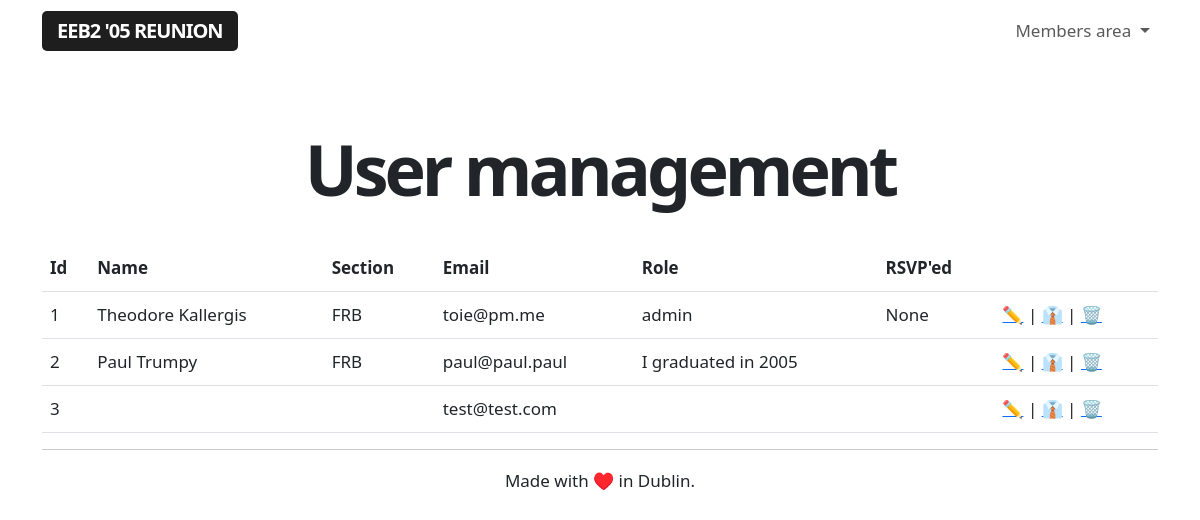
Before: /admin/users (signed in) with the older database file.
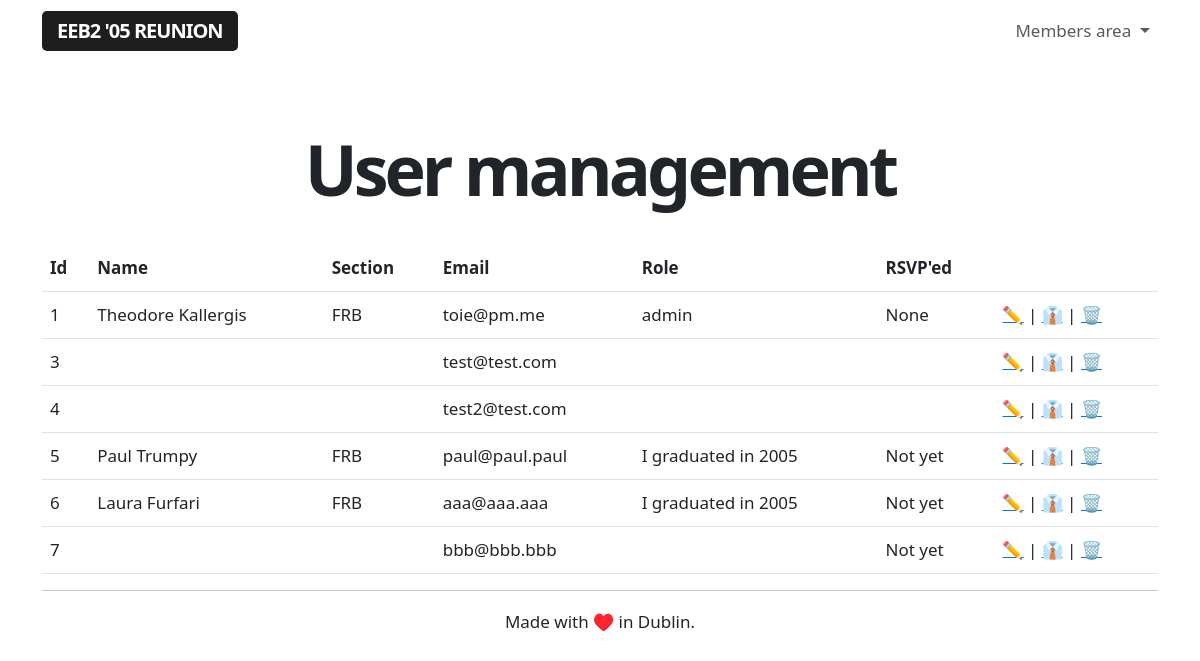
After: the same page with the newer database file.
### app/models.py (models this page shows, shortened)
class User(UserMixin, db.Model):
    id = db.Column(db.Integer, primary_key=True)
    username = db.Column(db.String(64), index=True, unique=True)
    name = db.Column(db.String(64), index=True, unique=False)
    section = db.Column(db.String(64), index=True, unique=False)
    email = db.Column(db.String(120), index=True, unique=True)
    password_hash = db.Column(db.String(128))
    role = db.Column(db.String(64), index=True, unique=False)
    rsvp = db.Column(db.String(64), index=True, unique=False)

### app/routes.py (the view)
@app.route('/admin/users', methods=['GET'])
@login_required
def adminusermanagement():
    if current_user.role == 'admin':
        users = User.query.order_by(User.id.asc())
    else:
        flash('This is a restricted area.')
        return redirect(url_for('index'))
    return render_template("user_management.html", title='User management',
        users=users)

### app/models.py (called while the page is built)
@login.user_loader
def load_user(id):
    return User.query.get(int(id))

### app/templates/user_management.html
{% extends "base.html" %}
{% block content %}
<h1>User management</h1>
<br>
<table class="table">
    <tr>
        <th>Id</th>
        <th>Name</th>
        <th>Section</th>
        <th>Email</th>
        <th>Role</th>
        <th>RSVP'ed</th>
        <th></th>
    </tr>
{% for user in users %}
    {% include '_users.html' %}
{% endfor %}
</table>
{% endblock %}

### app/templates/_users.html
<tr>
    <td>{{ user.id }}</td>
    <td>{{ user.name }}</td>
    <td>{{ user.section }}</td>
    <td>{{ user.email }}</td>
    <td>{{ user.role }}</td>
    <td>{{ user.rsvp }}</td>
    <td><a class="nolinkdecoration" href="#">✏️</a> | <a class="nolinkdecoration" href="{{ url_for('toggleadmin', userid = user.id) }}">👔</a> | <a class="nolinkdecoration" href="{{ url_for('delete_user', userid=user.id) }}">🗑️</td>
</tr>

Changed rows visible on the page:
removed User: id "2", name "Paul Trumpy", section "FRB", email "paul@paul.paul", role "I graduated in 2005"
added User: id "4", email "test2@test.com"
added User: id "5", name "Paul Trumpy", section "FRB", email "paul@paul.paul", role "I graduated in 2005", rsvp "Not yet"
added User: id "6", name "Laura Furfari", section "FRB", email "aaa@aaa.aaa", role "I graduated in 2005", rsvp "Not yet"
added User: id "7", email "bbb@bbb.bbb", rsvp "Not yet"
